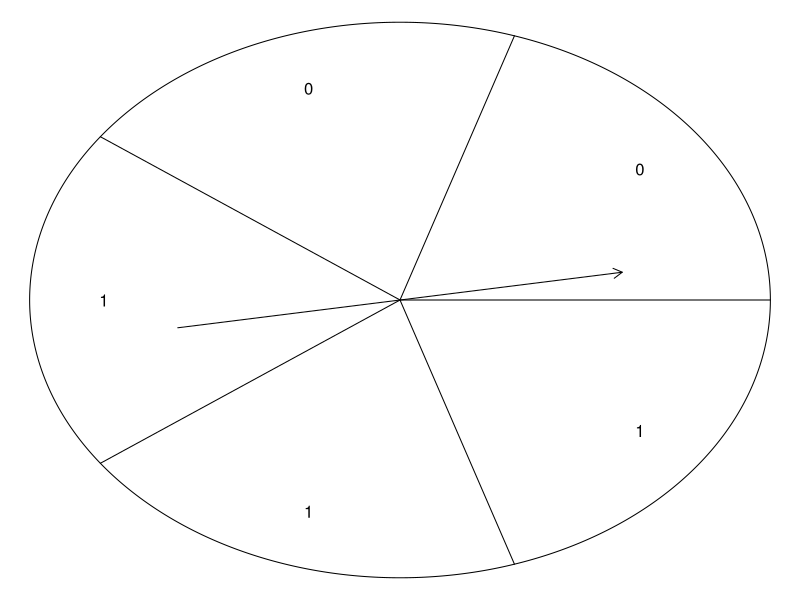
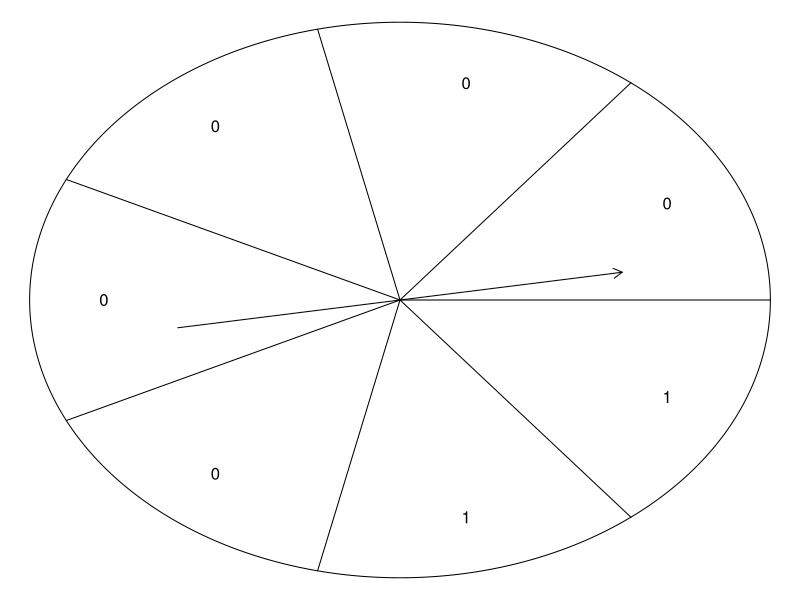
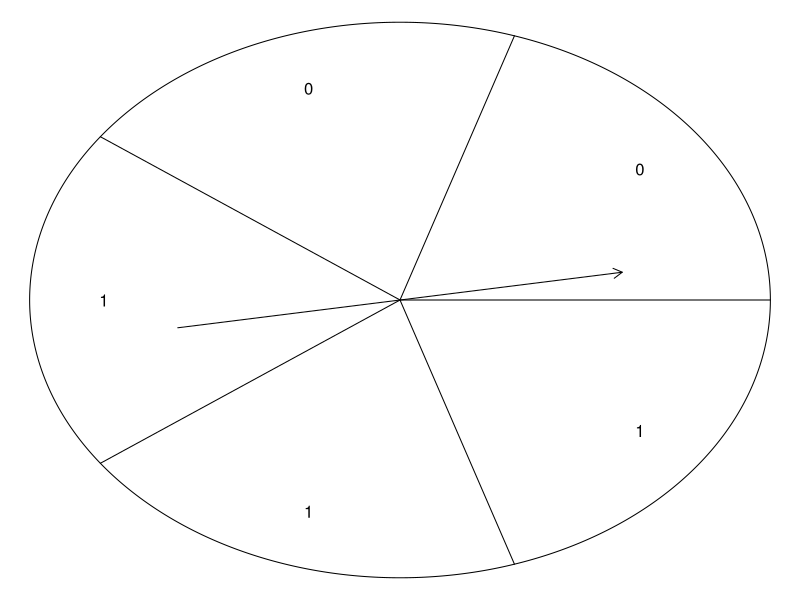
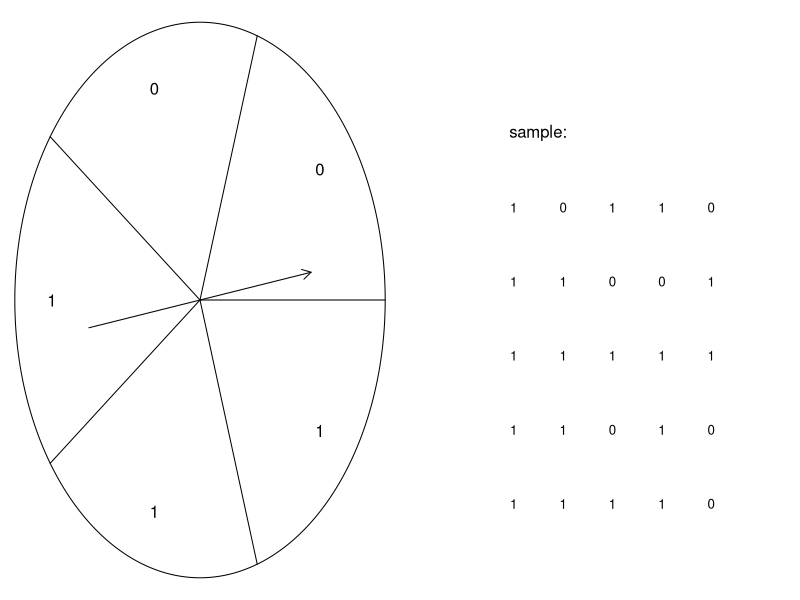
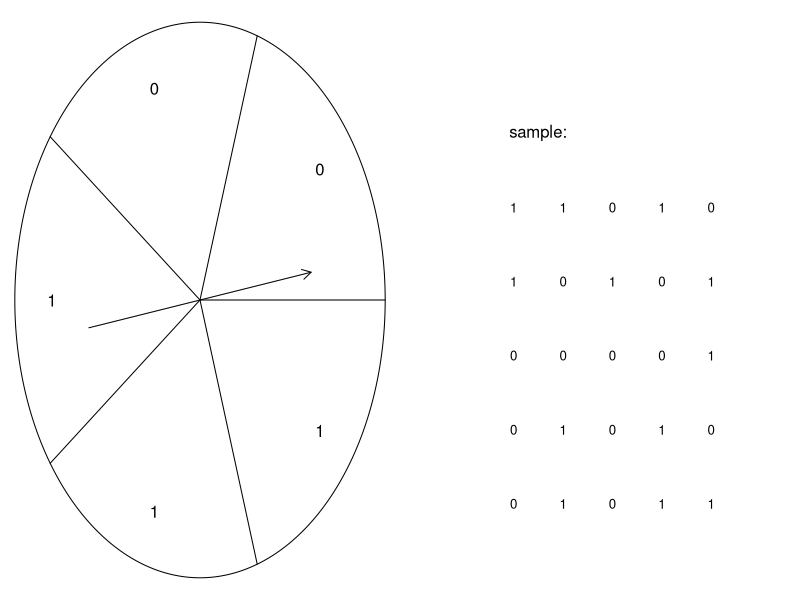
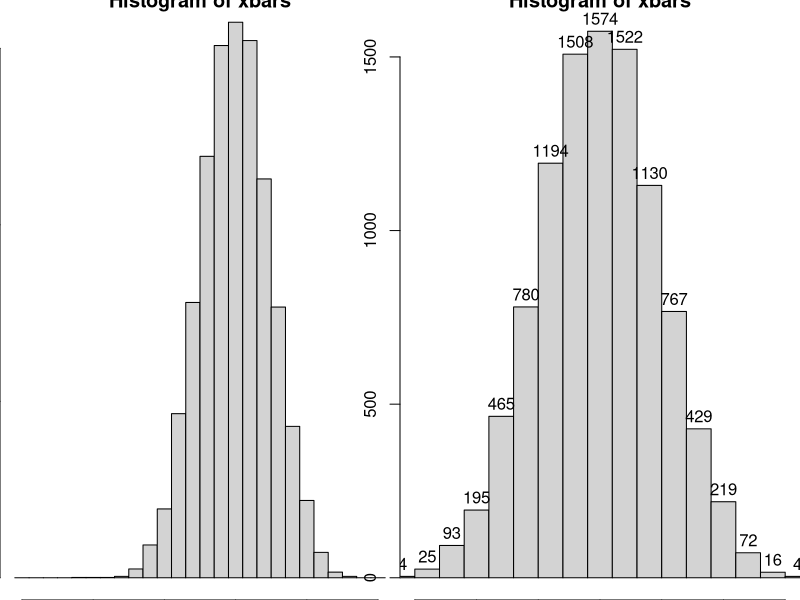

These figures' R source, in order:
## ---- chunk 1
knitr::opts_chunk$set(echo = FALSE)
## ---- chunk 2
X = c(0,0,1,1,1)
N = length(X)
par(mar=c(0,0,0,0))
plot(0,0,type='n',ann=F,axes=F,xlim=c(-1,1),ylim=c(-1,1))
polygon(cos(1:1000/1000*2*pi),sin(1:1000/1000*2*pi))
for(i in 1:N){
  lines(c(0,cos(i/N*2*pi)),c(0,sin(i/N*2*pi)))
  text(0.8*cos((i-0.5)/N*2*pi),0.8*sin((i-0.5)/N*2*pi),X[i])
}
arrows(-0.6,-0.1,0.6,0.1,length=0.1)
## ---- chunk 3
X = c(0,0,0,0,0,1,1)
N = length(X)
par(mar=c(0,0,0,0))
plot(0,0,type='n',ann=F,axes=F,xlim=c(-1,1),ylim=c(-1,1))
polygon(cos(1:1000/1000*2*pi),sin(1:1000/1000*2*pi))
for(i in 1:N){
  lines(c(0,cos(i/N*2*pi)),c(0,sin(i/N*2*pi)))
  text(0.8*cos((i-0.5)/N*2*pi),0.8*sin((i-0.5)/N*2*pi),X[i])
}
arrows(-0.6,-0.1,0.6,0.1,length=0.1)
## ---- chunk 4
X = c(0,0,1,1,1)
N = length(X)
par(mar=c(0,0,0,0))
plot(0,0,type='n',ann=F,axes=F,xlim=c(-1,1),ylim=c(-1,1))
polygon(cos(1:1000/1000*2*pi),sin(1:1000/1000*2*pi))
for(i in 1:N){
  lines(c(0,cos(i/N*2*pi)),c(0,sin(i/N*2*pi)))
  text(0.8*cos((i-0.5)/N*2*pi),0.8*sin((i-0.5)/N*2*pi),X[i])
}
arrows(-0.6,-0.1,0.6,0.1,length=0.1)
mu = mean(X)
sig = sd(X)*sqrt((N-1)/N)
## ---- chunk 5
set.seed(1234)
X = c(0,0,1,1,1)
N = length(X)
par(mar=c(0,0,0,0),mfrow=c(1,2))

plot(0,0,type='n',ann=F,axes=F,xlim=c(-1,1),ylim=c(-1,1))
polygon(cos(1:1000/1000*2*pi),sin(1:1000/1000*2*pi))
for(i in 1:N){
  lines(c(0,cos(i/N*2*pi)),c(0,sin(i/N*2*pi)))
  text(0.8*cos((i-0.5)/N*2*pi),0.8*sin((i-0.5)/N*2*pi),X[i])
}
arrows(-0.6,-0.1,0.6,0.1,length=0.1)

plot(0,0,type='n',ann=F,axes=F,xlim=c(0,15),ylim=c(0,15))
x = sample(X,25,T)
n = length(x)
text(5,12,"sample:")
for(i in 1:n){
  text(4+2*(i-1)%%5, 10-2*(i-1)%/%5, x[i],cex=0.8)
}
xb = round(mean(x),3)
s = round(sd(x),3)
suc = sum(x)
fai = n-suc
## ---- chunk 6
X = c(0,0,1,1,1)
N = length(X)
par(mar=c(0,0,0,0),mfrow=c(1,2))

plot(0,0,type='n',ann=F,axes=F,xlim=c(-1,1),ylim=c(-1,1))
polygon(cos(1:1000/1000*2*pi),sin(1:1000/1000*2*pi))
for(i in 1:N){
  lines(c(0,cos(i/N*2*pi)),c(0,sin(i/N*2*pi)))
  text(0.8*cos((i-0.5)/N*2*pi),0.8*sin((i-0.5)/N*2*pi),X[i])
}
arrows(-0.6,-0.1,0.6,0.1,length=0.1)

plot(0,0,type='n',ann=F,axes=F,xlim=c(0,15),ylim=c(0,15))
x = sample(X,25,T)
n = length(x)
text(5,12,"sample:")
for(i in 1:n){
  text(4+2*(i-1)%%5, 10-2*(i-1)%/%5, x[i],cex=0.8)
}
xb = round(mean(x),3)
s = round(sd(x),3)
suc = sum(x)
fai = n-suc
## ---- chunk 7
set.seed(1234)
xbars = numeric()
for(i in 1:10000){
  xbars = c(xbars,mean(sample(X,25,T)))
}
hist(xbars,breaks=seq(min(x)-1/50,max(x)+1/50,by=1/25))
## ---- chunk 8
myh = hist(xbars,labels=T,breaks=seq(min(x)-1/50,max(x)+1/50,by=1/25),cex=0.4,ylim=c(0,1600),xlim=c(0.3,0.9))
typicals = myh$counts[(myh$mids > 0.4) & (myh$mids < 0.8)]
str1 = paste(typicals,collapse = "+")
